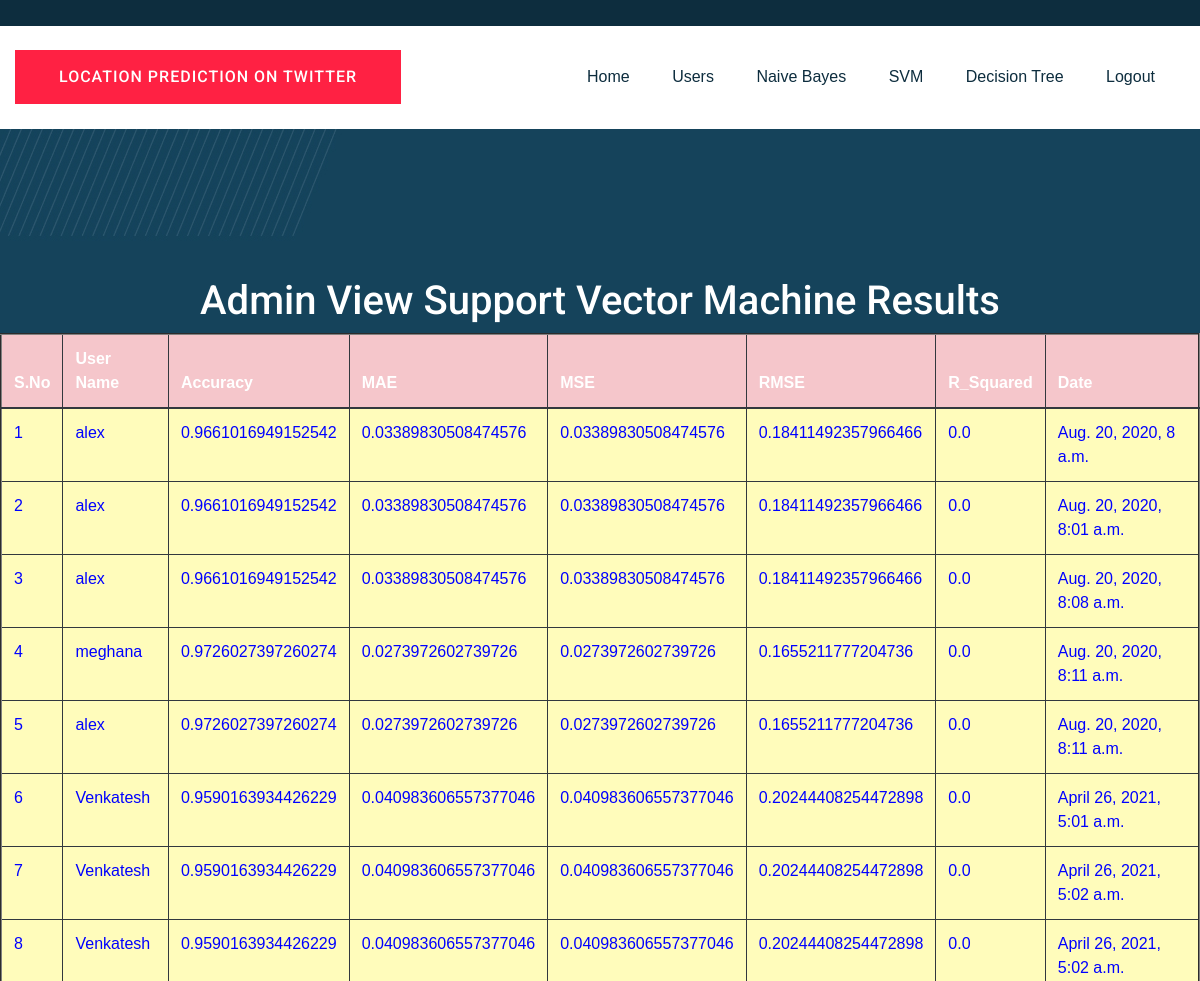
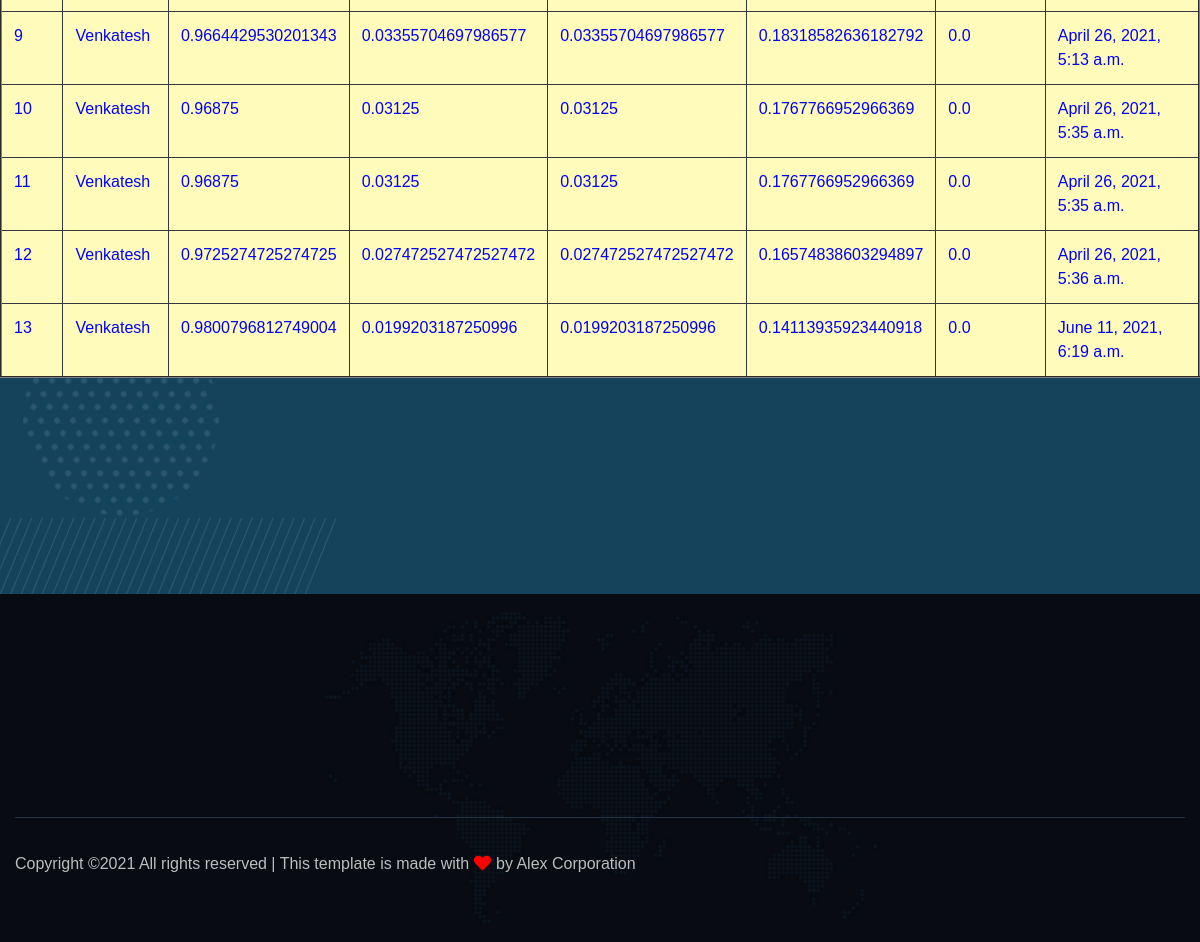
Screenshot of /AdminSVM/ with the database file from the repository (2 pictures, top to bottom).
### users/models.py (models this page shows, shortened)
class UserAlgorithmResultsModel(models.Model):
    username = models.CharField(max_length=100)
    algorithmname = models.CharField(max_length=100)
    accuracy = models.FloatField()
    mae = models.FloatField()
    mse = models.FloatField()
    rmse = models.FloatField()
    r_squared = models.FloatField()
    cdate = models.DateTimeField(auto_now_add=True)
    class Meta:
        db_table = "AlgorithmResults"

### admins/views.py (the view)
# urls.py: path("AdminSVM/", admins.AdminSVM, name="AdminSVM"),
def AdminSVM(request):
    data = UserAlgorithmResultsModel.objects.filter(algorithmname="SVM")
    return render(request,'admins/AdminSVM.html',{'data':data})

### assets/templates/admins/AdminSVM.html
{%extends 'admins/adminbase.html'%}
{%load static%}
{%block contents%}
    <div class="testimonial-area testimonial-padding" data-background="{%static 'img/gallery/section_bg04.jpg'%}">
        <div class="container ">
            <div class="row d-flex justify-content-center">
                                   <h1><font color="WHITE">Admin View Support Vector Machine Results</font></h1>
                                         <table border="2px" class="table table-hover table-dark">
                    <thead>
                    <tr class="table-danger">
                        <th scope="col">S.No</th>
                        <th scope="col">User Name</th>
                        <th scope="col">Accuracy</th>
                        <th scope="col">MAE</th>
                        <th scope="col">MSE</th>
                        <th scope="col">RMSE</th>
                        <th scope="col">R_Squared</th>
                        <th scope="col">Date</th>
                    </tr>
                    </thead>
                    <tbody>
                    {% for i in data %}
                    <tr scope="row" style="color: BLUE; background-color:#FFFCBB">
                        <td>{{forloop.counter}}</td>
                        <td>{{i.username}}</td>
                        <td>{{i.accuracy}}</td>
                        <td>{{i.mae}}</td>
                        <td>{{i.mse}}</td>
                        <td>{{i.rmse}}</td>
                        <td>{{i.r_squared}}</td>
                        <td>{{i.cdate}}</td>
                    </tr>
                    {% endfor %}
                    </tbody>
                </table>
            </div>
        </div>
    </div>
{%endblock%}

### rows the page displays
UserAlgorithmResultsModel: username "alex", accuracy "0.9661016949152542", mae "0.03389830508474576", mse "0.03389830508474576", rmse "0.18411492357966466", r_squared "0.0", cdate "Aug. 20, 2020, 8 a.m."
UserAlgorithmResultsModel: username "alex", accuracy "0.9661016949152542", mae "0.03389830508474576", mse "0.03389830508474576", rmse "0.18411492357966466", r_squared "0.0", cdate "Aug. 20, 2020, 8:01 a.m."
UserAlgorithmResultsModel: username "alex", accuracy "0.9661016949152542", mae "0.03389830508474576", mse "0.03389830508474576", rmse "0.18411492357966466", r_squared "0.0", cdate "Aug. 20, 2020, 8:08 a.m."
UserAlgorithmResultsModel: username "meghana", accuracy "0.9726027397260274", mae "0.0273972602739726", mse "0.0273972602739726", rmse "0.1655211777204736", r_squared "0.0", cdate "Aug. 20, 2020, 8:11 a.m."
UserAlgorithmResultsModel: username "alex", accuracy "0.9726027397260274", mae "0.0273972602739726", mse "0.0273972602739726", rmse "0.1655211777204736", r_squared "0.0", cdate "Aug. 20, 2020, 8:11 a.m."
UserAlgorithmResultsModel: username "Venkatesh", accuracy "0.9590163934426229", mae "0.040983606557377046", mse "0.040983606557377046", rmse "0.20244408254472898", r_squared "0.0", cdate "April 26, 2021, 5:01 a.m."
UserAlgorithmResultsModel: username "Venkatesh", accuracy "0.9590163934426229", mae "0.040983606557377046", mse "0.040983606557377046", rmse "0.20244408254472898", r_squared "0.0", cdate "April 26, 2021, 5:02 a.m."
UserAlgorithmResultsModel: username "Venkatesh", accuracy "0.9590163934426229", mae "0.040983606557377046", mse "0.040983606557377046", rmse "0.20244408254472898", r_squared "0.0", cdate "April 26, 2021, 5:02 a.m."
UserAlgorithmResultsModel: username "Venkatesh", accuracy "0.9664429530201343", mae "0.03355704697986577", mse "0.03355704697986577", rmse "0.18318582636182792", r_squared "0.0", cdate "April 26, 2021, 5:13 a.m."
UserAlgorithmResultsModel: username "Venkatesh", accuracy "0.96875", mae "0.03125", mse "0.03125", rmse "0.1767766952966369", r_squared "0.0", cdate "April 26, 2021, 5:35 a.m."
UserAlgorithmResultsModel: username "Venkatesh", accuracy "0.96875", mae "0.03125", mse "0.03125", rmse "0.1767766952966369", r_squared "0.0", cdate "April 26, 2021, 5:35 a.m."
UserAlgorithmResultsModel: username "Venkatesh", accuracy "0.9725274725274725", mae "0.027472527472527472", mse "0.027472527472527472", rmse "0.16574838603294897", r_squared "0.0", cdate "April 26, 2021, 5:36 a.m."
UserAlgorithmResultsModel: username "Venkatesh", accuracy "0.9800796812749004", mae "0.0199203187250996", mse "0.0199203187250996", rmse "0.14113935923440918", r_squared "0.0", cdate "June 11, 2021, 6:19 a.m."
